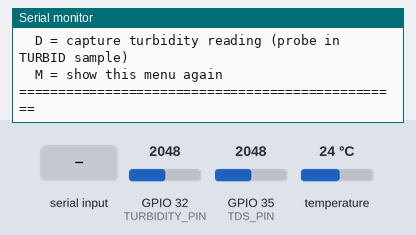
Bench run of a sketch on a simulated ESP32. Shown: the last lines printed to the serial monitor. The test bench sets the inputs (shaded band); at power-on: temperature 24 °C, GPIO 32 (TURBIDITY_PIN) = 2048, GPIO 35 (TDS_PIN) = 2048.

Above: at 2.2 s.
2.3 s: "d" received over Serial
At 3.3 s:
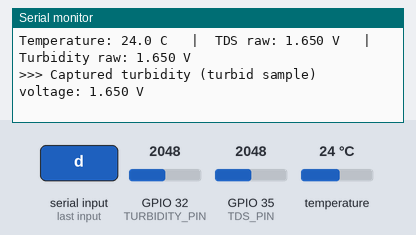
4.2 s: "T90\n" received over Serial
At 6.6 s:
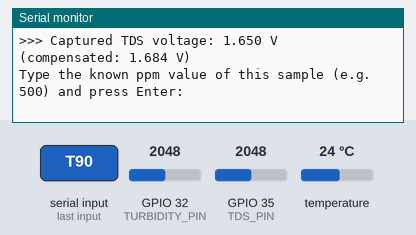
7.0 s: "M" received over Serial
At 8.7 s:
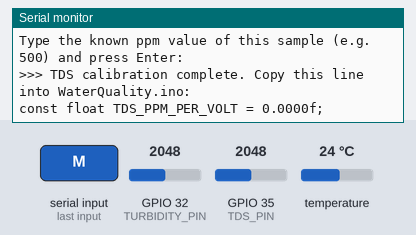
9.5 s: "A90\n" received over Serial
At 10.1 s:
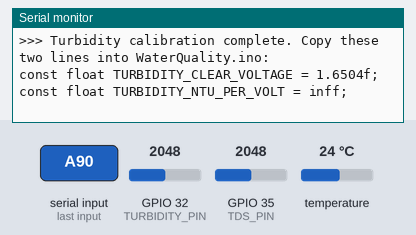
11.0 s: temperature set to 12 °C
At 11.5 s:
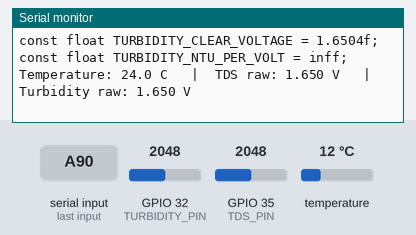
12.5 s: GPIO 32 (TURBIDITY_PIN) set to 2866
At 13.8 s:
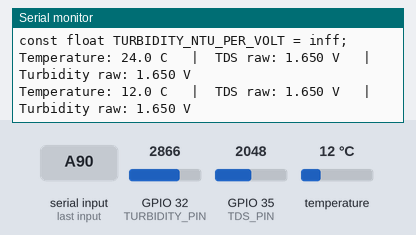

Measured:
- after the input at 2.3 s, the serial monitor: prints a new line after 0.47 s (image 1)
- after the input at 4.2 s, the serial monitor: prints a new line after 1.3 s (image 2)
- after the input at 7.0 s, the serial monitor: prints a new line after 1.0 s (image 3)
- after the input at 9.5 s, the serial monitor: prints a new line at once (image 4)

The sketch:

WaterQualityCalibration.ino
```cpp
/*
  Chapter 13 - Water Quality: Calibration sketch (interactive)

  Standalone sketch, no Wi-Fi and no ThingSpeak. It walks you through
  calibrating TDS and turbidity step by step: you dip the probe in a
  reference sample and send a single-letter command from the Serial
  Monitor, the sketch captures the reading and does all the math -
  no manual calculation needed. At the end of each pair of readings it
  prints the finished constant values, ready to copy-paste as-is into
  WaterQuality.ino (same constant names are used in both sketches).

  Note: this chapter originally also included a PH-4502C pH sensor, but
  that module was dropped after its analog output turned out to be
  stuck at full scale regardless of the pH of the sample (likely a
  faulty board on that specific unit), so pH calibration is not part of
  this sketch.

  How to use it:
    1. Upload this sketch, open the Serial Monitor at 115200 baud, set
       the line ending dropdown to "Newline".
    2. Follow the printed menu: for each step, dip the probe in the
       reference sample, wait ~30-60s for the raw voltage (printed every
       2s) to settle, then type the indicated letter and press Enter.
    3. Once both readings of a pair are captured, the sketch prints the
       ready-to-copy constant lines for that sensor.
    4. Copy those lines into WaterQuality.ino, replacing the placeholder
       constants there.

  Reference samples used in this chapter (homemade, approximate - not
  certified lab buffers, see the calibration section of the chapter):
    TDS:       distilled water + a known amount of table salt (NaCl)
    Turbidity: clear water (reference "zero")
               a turbid sample (e.g. water with a bit of flour stirred in)

  Hardware (same wiring as WaterQuality.ino):
    TDS Meter  -> AOUT -> GPIO35, powered at 3.3V
    JD23-2     -> OUT  -> GPIO32, powered at 3.3V
    DS18B20    -> DATA -> GPIO4  (OneWire), powered at 3.3V
*/

#include <OneWire.h>
#include <DallasTemperature.h>

// ---------------- Pin configuration (same as WaterQuality.ino) ----------------
#define TDS_PIN             35
#define TURBIDITY_PIN       32
#define ONE_WIRE_PIN        4

OneWire oneWire(ONE_WIRE_PIN);
DallasTemperature tempSensor(&oneWire);

const unsigned long PRINT_INTERVAL_MS = 2000;
unsigned long lastPrintMs = 0;

// Captured readings, filled in as the user sends commands. NAN means
// "not captured yet".
float turbidityClearVoltage = NAN;
float turbidityTurbidVoltage = NAN;

float adcToVoltage(int rawAdc) {
  return (rawAdc / 4095.0f) * 3.3f;
}

float readTemperatureC() {
  tempSensor.requestTemperatures();
  float t = tempSensor.getTempCByIndex(0);
  return (t > -100.0f && t < 125.0f) ? t : 25.0f; // fallback if DS18B20 not responding
}

void printMenu() {
  Serial.println();
  Serial.println("=================================================");
  Serial.println(" Water Quality - Calibration sketch");
  Serial.println("=================================================");
  Serial.println("Raw voltages are printed below every 2s so you can");
  Serial.println("watch them settle. When ready, send ONE of these");
  Serial.println("letters (Serial Monitor line ending: Newline):");
  Serial.println();
  Serial.println("  T = capture TDS reading (probe in a known-ppm NaCl sample)");
  Serial.println("  A = capture turbidity reading (probe in CLEAR water)");
  Serial.println("  D = capture turbidity reading (probe in TURBID sample)");
  Serial.println("  M = show this menu again");
  Serial.println("=================================================");
  Serial.println();
}

void printLiveReadings() {
  float tdsVoltage = adcToVoltage(analogRead(TDS_PIN));
  float turbidityVoltage = adcToVoltage(analogRead(TURBIDITY_PIN));
  float tempC = readTemperatureC();

  Serial.print("Temperature: ");
  Serial.print(tempC, 1);
  Serial.print(" C   |  TDS raw: ");
  Serial.print(tdsVoltage, 3);
  Serial.print(" V   |  Turbidity raw: ");
  Serial.print(turbidityVoltage, 3);
  Serial.println(" V");
}

// Blocks until a full line is typed on Serial, returns it parsed as a
// float. Only used right after a 'T' command, to ask for the known ppm
// of the sample just captured.
float promptForFloat(const char *prompt) {
  while (Serial.available()) Serial.read(); // flush leftover newline from the previous command
  Serial.println(prompt);
  while (!Serial.available()) {
    delay(50);
  }
  float value = Serial.parseFloat();
  while (Serial.available()) Serial.read(); // flush the rest of the line
  return value;
}

void maybeComputeTurbidityConstants() {
  if (isnan(turbidityClearVoltage) || isnan(turbidityTurbidVoltage)) return;

  // Arbitrary reference scale (this chapter has no certified NTU sample,
  // so 500 "NTU units" is just a fixed, reproducible reference point for
  // the turbid sample - see the chapter's calibration section).
  const float TURBID_SAMPLE_NTU = 500.0f;
  float ntuPerVolt = TURBID_SAMPLE_NTU / (turbidityClearVoltage - turbidityTurbidVoltage);

  Serial.println();
  Serial.println(">>> Turbidity calibration complete. Copy these two lines into WaterQuality.ino:");
  Serial.print("const float TURBIDITY_CLEAR_VOLTAGE = ");
  Serial.print(turbidityClearVoltage, 4);
  Serial.println("f;");
  Serial.print("const float TURBIDITY_NTU_PER_VOLT = ");
  Serial.print(ntuPerVolt, 4);
  Serial.println("f;");
  Serial.println();
}

void handleCommand(char c) {
  switch (c) {
    case 'T': case 't': {
      float tdsVoltage = adcToVoltage(analogRead(TDS_PIN));
      float tempC = readTemperatureC();
      float compensationCoefficient = 1.0f + 0.02f * (tempC - 25.0f);
      float compensatedVoltage = tdsVoltage / compensationCoefficient;

      Serial.print(">>> Captured TDS voltage: ");
      Serial.print(tdsVoltage, 3);
      Serial.print(" V (compensated: ");
      Serial.print(compensatedVoltage, 3);
      Serial.println(" V)");

      float knownPpm = promptForFloat("Type the known ppm value of this sample (e.g. 500) and press Enter:");
      float tdsPpmPerVolt = knownPpm / compensatedVoltage;

      Serial.println();
      Serial.println(">>> TDS calibration complete. Copy this line into WaterQuality.ino:");
      Serial.print("const float TDS_PPM_PER_VOLT = ");
      Serial.print(tdsPpmPerVolt, 4);
      Serial.println("f;");
      Serial.println();
      break;
    }
    case 'A': case 'a': {
      turbidityClearVoltage = adcToVoltage(analogRead(TURBIDITY_PIN));
      Serial.print(">>> Captured turbidity (clear water) voltage: ");
      Serial.print(turbidityClearVoltage, 3);
      Serial.println(" V");
      maybeComputeTurbidityConstants();
      break;
    }
    case 'D': case 'd': {
      turbidityTurbidVoltage = adcToVoltage(analogRead(TURBIDITY_PIN));
      Serial.print(">>> Captured turbidity (turbid sample) voltage: ");
      Serial.print(turbidityTurbidVoltage, 3);
      Serial.println(" V");
      maybeComputeTurbidityConstants();
      break;
    }
    case 'M': case 'm': {
      printMenu();
      break;
    }
    default:
      break; // ignore stray characters (e.g. the newline itself)
  }
}

void setup() {
  Serial.begin(115200);
  delay(1000);

  tempSensor.begin();

  printMenu();
}

void loop() {
  if (Serial.available()) {
    char c = Serial.read();
    handleCommand(c);
  }

  if (millis() - lastPrintMs >= PRINT_INTERVAL_MS) {
    lastPrintMs = millis();
    printLiveReadings();
  }
}
```
